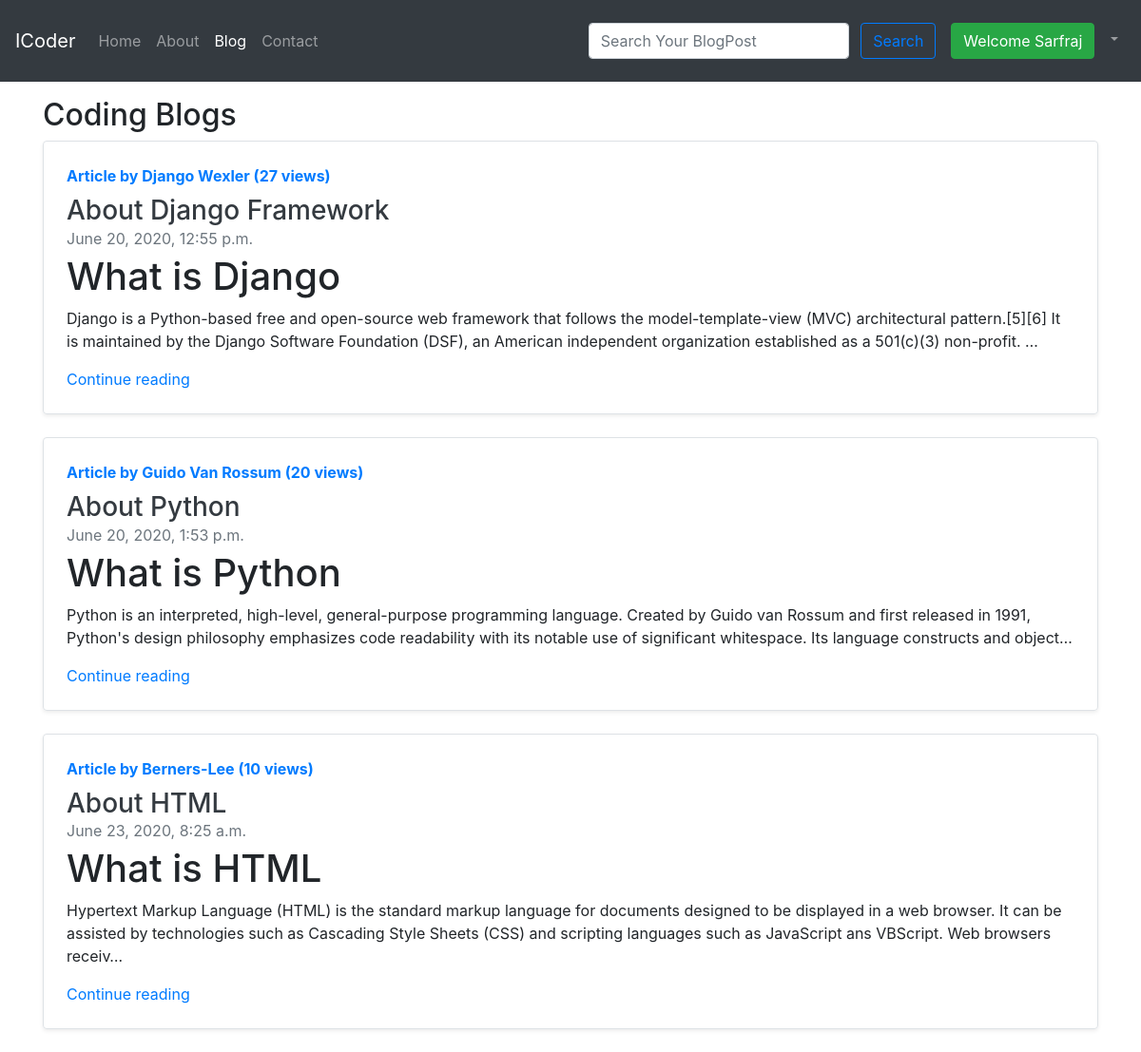
Page /blog/ (signed in) on the committed database.
### blog/models.py (models this page shows, shortened)
class Post(models.Model):
    sno = models.AutoField(primary_key = True)
    title = models.CharField(max_length=255)
    content = models.TextField()
    author = models.CharField(max_length=100)
    slug = models.CharField(max_length=130)
    views = models.IntegerField(default=0)
    timeStamp = models.DateTimeField(blank=True)

### blog/views.py (the view)
# urls.py: path('', views.blogHome, name='blogHome'),
def blogHome(request):
    allPosts = Post.objects.all()
    context = {'allPosts':allPosts}
    return render(request, 'blog/blogHome.html', context)

### templates/blog/blogHome.html (shortened to what this page needs)
{% extends 'base.html' %}
{% block blogactive%} active {% endblock blogactive %}
{% block body %}
<div class="container my-3">
  <h2> Coding Blogs </h2>
  {% for post in allPosts %}
  <div class="row no-gutters border rounded overflow-hidden flex-md-row mb-4 shadow-sm h-md-250 position-relative">
    <div class="col p-4 d-flex flex-column position-static">
      <strong class="d-inline-block mb-2 text-primary"><a  href="/blog/{{post.slug}}">
        Article by {{post.author}} ({{post.views}} views)</a></strong>
      <h3 class="mb-0"><a class="text-dark" href="/blog/{{post.slug}}">{{post.title}}</a></h3>
      <div class="mb-1 text-muted">{{post.timeStamp}}</div>
      <p class="card-text mb-auto">{{post.content|safe| truncatechars:300}}</p>
      <a href="/blog/{{post.slug}}"  class="stretched-link">Continue reading</a>
    </div>
  </div>
    {% endfor %}
</div>
{% endblock body %}

### templates/base.html (shortened to what this page needs)
<!doctype html>
<html lang="en">
  <head>
    <link rel="stylesheet" href="https://stackpath.bootstrapcdn.com/bootstrap/4.5.0/css/bootstrap.min.css">
  </head>
  <body>
    <nav class="navbar navbar-expand-lg navbar-dark bg-dark">
  <a class="navbar-brand" href="/"> ICoder </a>
  <div class="collapse navbar-collapse" id="navbarSupportedContent">
    <ul class="navbar-nav mr-auto">
      <li class="nav-item {% block homeactive%}{% endblock homeactive %}">
        <a class="nav-link" href="/">Home <span class="sr-only">(current)</span></a>
      </li>
      <li class="nav-item {% block aboutactive%}{% endblock aboutactive %}">
        <a class="nav-link" href="/about">About</a>
      </li>
       <li class="nav-item {% block blogactive%}{% endblock blogactive %}">
        <a class="nav-link" href="/blog">Blog</a>
      </li>
         <li class="nav-item {% block contactactive%}{% endblock contactactive %}">
        <a class="nav-link" href="/contact">Contact</a>
      </li>
    </ul>
      <div class="ml-auto form-inline">
    <form method="get" action="/search" class=" my-2 my-lg-0">
      <input class="form-control mr-sm-2" type="search" placeholder="Search Your BlogPost" aria-label="Search" name="search" id="search">
      <button class="btn btn-outline-primary my-2 my-sm-0" type="submit">Search</button>
    </form>
      {% if user.is_authenticated %}
      <ul class="navbar-nav">
          <li>
                  <li class="nav-item dropdown">
                    <a class="nav-link dropdown-toggle" href="#" id="navbarDropdown" role="button" data-toggle="dropdown" aria-haspopup="true" aria-expanded="false">
                        <button type="button" class="btn btn-success m-2">Welcome {{ request.user }}</button>
                    </a>
                    </li>
          </li>
      </ul>
      {% endif %}
      </div>
  </div>
</nav>
    {% block body %}{% endblock body %}
  </body>
</html>

### rows in the picture
Post: author "Django Wexler", views "27", title "About Django Framework", timeStamp "June 20, 2020, 12:55 p.m.", content "What is Django Django is a Python-based free and open-source web framework that follows the model-template-view (MVC) architectural pattern.[5][6] It is maintained by the Django Software Foundation (DSF), an American independent organization established as a 501(c)(3) non-profit. …"
Post: author "Guido Van Rossum", views "20", title "About Python", timeStamp "June 20, 2020, 1:53 p.m.", content "What is Python Python is an interpreted, high-level, general-purpose programming language. Created by Guido van Rossum and first released in 1991, Python's design philosophy emphasizes code readability with its notable use of significant whitespace. Its language constructs and object…"
Post: author "Berners-Lee", views "10", title "About HTML", timeStamp "June 23, 2020, 8:25 a.m.", content "What is HTML Hypertext Markup Language (HTML) is the standard markup language for documents designed to be displayed in a web browser. It can be assisted by technologies such as Cascading Style Sheets (CSS) and scripting languages such as JavaScript ans VBScript. Web browsers receiv…"

### other values in the picture
{{ request.user }} "Sarfraj"
